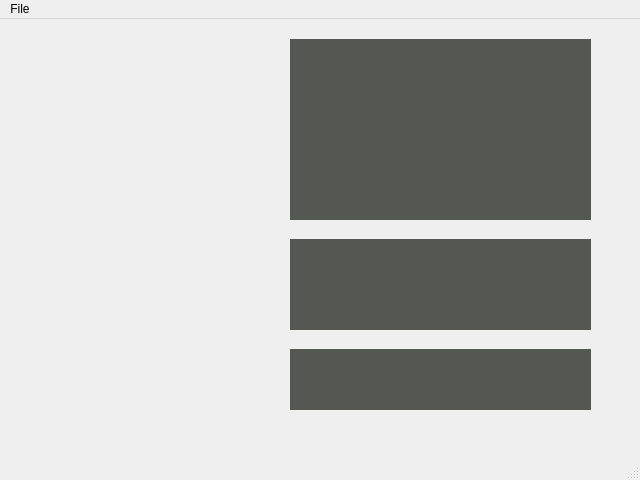
<?xml version="1.0" encoding="UTF-8"?>
<ui version="4.0">
 <class>GenetixWindow</class>
 <widget class="QMainWindow" name="GenetixWindow">
  <property name="geometry">
   <rect>
    <x>0</x>
    <y>0</y>
    <width>640</width>
    <height>480</height>
   </rect>
  </property>
  <property name="windowTitle">
   <string>MainWindow</string>
  </property>
  <widget class="QWidget" name="centralwidget">
   <widget class="QCustomPlot" name="widget" native="true">
    <property name="geometry">
     <rect>
      <x>290</x>
      <y>20</y>
      <width>301</width>
      <height>181</height>
     </rect>
    </property>
    <property name="styleSheet">
     <string notr="true">background-color: rgb(85, 87, 83);</string>
    </property>
   </widget>
   <widget class="QCustomPlot" name="widget_2" native="true">
    <property name="geometry">
     <rect>
      <x>290</x>
      <y>220</y>
      <width>301</width>
      <height>91</height>
     </rect>
    </property>
    <property name="styleSheet">
     <string notr="true">background-color: rgb(85, 87, 83);</string>
    </property>
   </widget>
   <widget class="QCustomPlot" name="widget_3" native="true">
    <property name="geometry">
     <rect>
      <x>290</x>
      <y>330</y>
      <width>301</width>
      <height>61</height>
     </rect>
    </property>
    <property name="styleSheet">
     <string notr="true">background-color: rgb(85, 87, 83);</string>
    </property>
   </widget>
  </widget>
  <widget class="QMenuBar" name="menubar">
   <property name="geometry">
    <rect>
     <x>0</x>
     <y>0</y>
     <width>640</width>
     <height>25</height>
    </rect>
   </property>
   <widget class="QMenu" name="menuFile">
    <property name="title">
     <string>File</string>
    </property>
    <addaction name="separator"/>
    <addaction name="actionSave"/>
    <addaction name="actionLoad"/>
   </widget>
   <addaction name="menuFile"/>
  </widget>
  <widget class="QStatusBar" name="statusbar"/>
  <action name="actionSave">
   <property name="text">
    <string>Save</string>
   </property>
  </action>
  <action name="actionLoad">
   <property name="text">
    <string>Load</string>
   </property>
  </action>
 </widget>
 <customwidgets>
  <customwidget>
   <class>QCustomPlot</class>
   <extends>QWidget</extends>
   <header>qcustomplot.h</header>
   <container>1</container>
  </customwidget>
 </customwidgets>
 <resources/>
 <connections/>
</ui>
